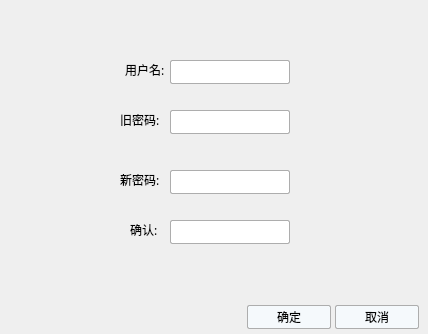
<?xml version="1.0" encoding="UTF-8"?>
<ui version="4.0">
 <class>ModifyPasswdWindow</class>
 <widget class="QWidget" name="ModifyPasswdWindow">
  <property name="geometry">
   <rect>
    <x>0</x>
    <y>0</y>
    <width>428</width>
    <height>334</height>
   </rect>
  </property>
  <property name="minimumSize">
   <size>
    <width>428</width>
    <height>334</height>
   </size>
  </property>
  <property name="maximumSize">
   <size>
    <width>428</width>
    <height>334</height>
   </size>
  </property>
  <property name="windowTitle">
   <string>ModifyPasswdWindow</string>
  </property>
  <property name="styleSheet">
   <string notr="true">color: rgb(0, 0, 0);</string>
  </property>
  <widget class="QLabel" name="label_3">
   <property name="geometry">
    <rect>
     <x>31</x>
     <y>100</y>
     <width>29</width>
     <height>19</height>
    </rect>
   </property>
   <property name="font">
    <font>
     <family>微软雅黑</family>
     <pointsize>9</pointsize>
    </font>
   </property>
   <property name="text">
    <string/>
   </property>
  </widget>
  <widget class="QLabel" name="label_5">
   <property name="geometry">
    <rect>
     <x>125</x>
     <y>60</y>
     <width>42</width>
     <height>19</height>
    </rect>
   </property>
   <property name="font">
    <font>
     <family>微软雅黑</family>
     <pointsize>9</pointsize>
    </font>
   </property>
   <property name="text">
    <string>用户名:</string>
   </property>
  </widget>
  <widget class="QLabel" name="label_6">
   <property name="geometry">
    <rect>
     <x>120</x>
     <y>110</y>
     <width>51</width>
     <height>19</height>
    </rect>
   </property>
   <property name="font">
    <font>
     <family>微软雅黑</family>
     <pointsize>9</pointsize>
    </font>
   </property>
   <property name="text">
    <string>旧密码:</string>
   </property>
  </widget>
  <widget class="QLineEdit" name="lineEdit_oldpasswd">
   <property name="geometry">
    <rect>
     <x>170</x>
     <y>110</y>
     <width>120</width>
     <height>24</height>
    </rect>
   </property>
   <property name="minimumSize">
    <size>
     <width>120</width>
     <height>24</height>
    </size>
   </property>
   <property name="maximumSize">
    <size>
     <width>120</width>
     <height>24</height>
    </size>
   </property>
   <property name="styleSheet">
    <string notr="true">QLineEdit
{
    background:white;
    padding-left:2px ;
    border-radius:2px;
    border: 1px solid rgb(173 , 173 , 173);
}
QLineEdit:hover
{
    border: 1px solid rgb(21 , 131 , 221);
}</string>
   </property>
   <property name="echoMode">
    <enum>QLineEdit::Password</enum>
   </property>
  </widget>
  <widget class="QLineEdit" name="lineEdit_username">
   <property name="geometry">
    <rect>
     <x>170</x>
     <y>60</y>
     <width>120</width>
     <height>24</height>
    </rect>
   </property>
   <property name="minimumSize">
    <size>
     <width>120</width>
     <height>24</height>
    </size>
   </property>
   <property name="maximumSize">
    <size>
     <width>120</width>
     <height>24</height>
    </size>
   </property>
   <property name="styleSheet">
    <string notr="true">QLineEdit
{
    background:white;
    padding-left:2px ;
    border-radius:2px;
    border: 1px solid rgb(173 , 173 , 173);
}
QLineEdit:hover
{
    border: 1px solid rgb(21 , 131 , 221);
}</string>
   </property>
  </widget>
  <widget class="QToolButton" name="btnOk">
   <property name="geometry">
    <rect>
     <x>247</x>
     <y>305</y>
     <width>84</width>
     <height>24</height>
    </rect>
   </property>
   <property name="font">
    <font>
     <family>微软雅黑</family>
     <pointsize>9</pointsize>
    </font>
   </property>
   <property name="styleSheet">
    <string notr="true">QToolButton
{
    background:rgb(245,249,252);
    border-radius:2px;
    border: 1px solid rgb(173 , 173 , 173);
}
QToolButton:pressed
{
    background:rgb(245,249,252);
    border-radius:2px;
	padding-left:2px;
	padding-top:2px;
    border: 1px solid rgb(173 , 173 , 173);
}

</string>
   </property>
   <property name="text">
    <string>确定</string>
   </property>
  </widget>
  <widget class="QToolButton" name="btnCancel">
   <property name="geometry">
    <rect>
     <x>335</x>
     <y>305</y>
     <width>84</width>
     <height>24</height>
    </rect>
   </property>
   <property name="font">
    <font>
     <family>微软雅黑</family>
     <pointsize>9</pointsize>
    </font>
   </property>
   <property name="styleSheet">
    <string notr="true">QToolButton
{
    background:rgb(245,249,252);
    border-radius:2px;
    border: 1px solid rgb(173 , 173 , 173);
}
QToolButton:pressed
{
    background:rgb(245,249,252);
    border-radius:2px;
	padding-left:2px;
	padding-top:2px;
    border: 1px solid rgb(173 , 173 , 173);
}

</string>
   </property>
   <property name="text">
    <string>取消</string>
   </property>
  </widget>
  <widget class="QLabel" name="label_12">
   <property name="geometry">
    <rect>
     <x>120</x>
     <y>170</y>
     <width>51</width>
     <height>19</height>
    </rect>
   </property>
   <property name="font">
    <font>
     <family>微软雅黑</family>
     <pointsize>9</pointsize>
    </font>
   </property>
   <property name="text">
    <string>新密码:</string>
   </property>
  </widget>
  <widget class="QLineEdit" name="lineEdit_newpasswd">
   <property name="geometry">
    <rect>
     <x>170</x>
     <y>170</y>
     <width>120</width>
     <height>24</height>
    </rect>
   </property>
   <property name="minimumSize">
    <size>
     <width>120</width>
     <height>24</height>
    </size>
   </property>
   <property name="maximumSize">
    <size>
     <width>120</width>
     <height>24</height>
    </size>
   </property>
   <property name="styleSheet">
    <string notr="true">QLineEdit
{
    background:white;
    padding-left:2px ;
    border-radius:2px;
    border: 1px solid rgb(173 , 173 , 173);
}
QLineEdit:hover
{
    border: 1px solid rgb(21 , 131 , 221);
}</string>
   </property>
   <property name="echoMode">
    <enum>QLineEdit::Password</enum>
   </property>
  </widget>
  <widget class="QLabel" name="label_13">
   <property name="geometry">
    <rect>
     <x>130</x>
     <y>220</y>
     <width>31</width>
     <height>19</height>
    </rect>
   </property>
   <property name="font">
    <font>
     <family>微软雅黑</family>
     <pointsize>9</pointsize>
    </font>
   </property>
   <property name="text">
    <string>确认:</string>
   </property>
  </widget>
  <widget class="QLineEdit" name="lineEdit_repeatpasswd">
   <property name="geometry">
    <rect>
     <x>170</x>
     <y>220</y>
     <width>120</width>
     <height>24</height>
    </rect>
   </property>
   <property name="minimumSize">
    <size>
     <width>120</width>
     <height>24</height>
    </size>
   </property>
   <property name="maximumSize">
    <size>
     <width>120</width>
     <height>24</height>
    </size>
   </property>
   <property name="styleSheet">
    <string notr="true">QLineEdit
{
    background:white;
    padding-left:2px ;
    border-radius:2px;
    border: 1px solid rgb(173 , 173 , 173);
}
QLineEdit:hover
{
    border: 1px solid rgb(21 , 131 , 221);
}</string>
   </property>
   <property name="echoMode">
    <enum>QLineEdit::Password</enum>
   </property>
  </widget>
 </widget>
 <layoutdefault spacing="6" margin="11"/>
 <tabstops>
  <tabstop>lineEdit_username</tabstop>
  <tabstop>lineEdit_oldpasswd</tabstop>
  <tabstop>lineEdit_newpasswd</tabstop>
  <tabstop>lineEdit_repeatpasswd</tabstop>
  <tabstop>btnOk</tabstop>
  <tabstop>btnCancel</tabstop>
 </tabstops>
 <resources/>
 <connections/>
</ui>
